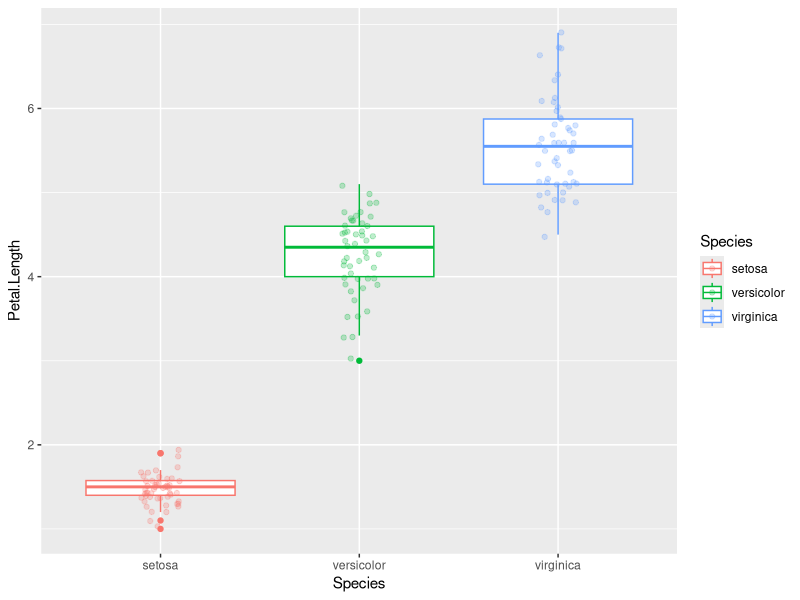

The R source for this figure: (Note: this script raises an error after producing the figure.)
library(tidyverse)
  iris <- iris
  iris %>% ggplot(aes(x=Species, y=Petal.Length, color=Species)) + 
    geom_boxplot()+
    geom_jitter(width=.1, alpha = .25)
  iris              

iris[1,5]
summary(iris)
iris[iris(Petal.Width>5,)]
typeof(iris
       )
iris <- as.data.frame(iris)
iris[iris$Petal.Width<5,]
iris[iris$Petal.Width<5,] %>% ggplot(aes(x=Species, y= Sepal.Length, color=Species))+
  geom_boxplot(outlier.color = "red") +
  geom_jitter(width=.2, alpha=.5) +
theme_minimal() 
